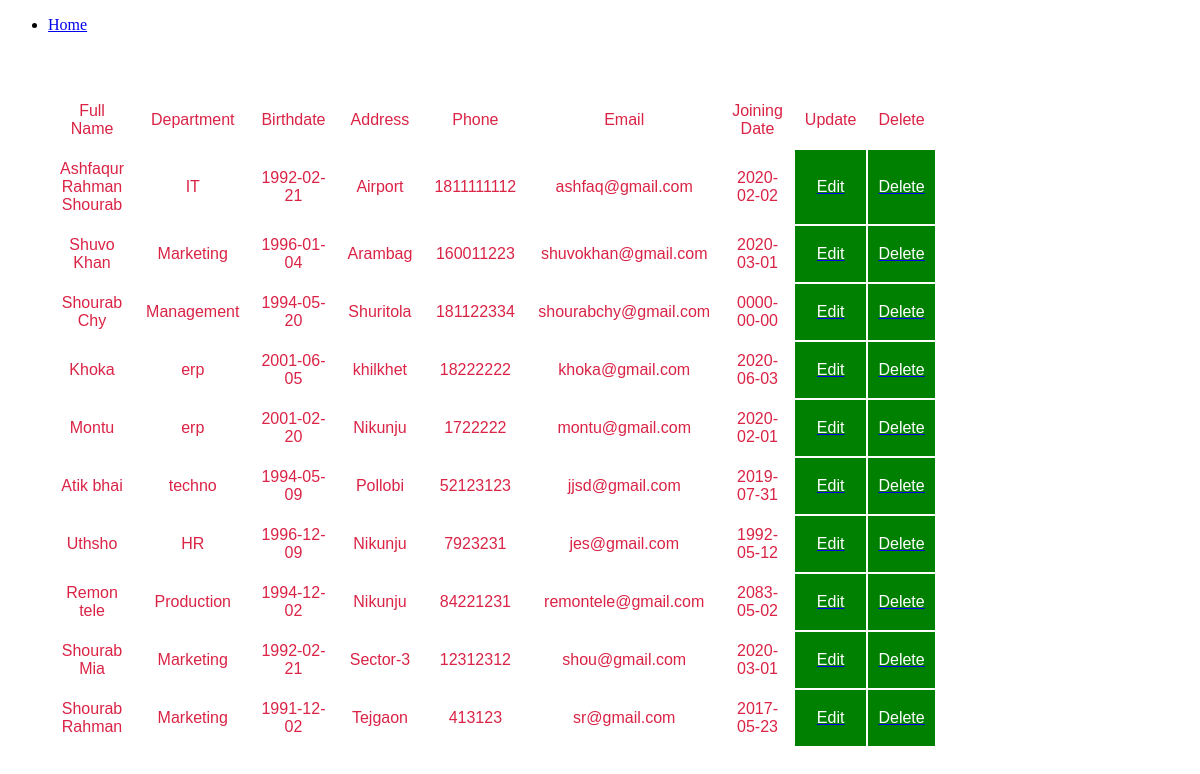
The page /employeemanagement.php on the database its author committed.
### tables this page shows
CREATE TABLE `employeeinfo` (
  `id` int(50) NOT NULL,
  `username` varchar(255) NOT NULL,
  `fullname` varchar(255) NOT NULL,
  `department` varchar(255) NOT NULL,
  `bday` date NOT NULL,
  `address` varchar(255) NOT NULL,
  `phone` int(11) NOT NULL,
  `email` varchar(255) NOT NULL,
  `joindate` date NOT NULL,
  `employeeid` int(11) NOT NULL,
  `roomno` varchar(255) NOT NULL,
  `designation` varchar(255) NOT NULL,
  `branch` varchar(255) NOT NULL,
  `officeemail` varchar(255) NOT NULL,
  `image` varchar(255) NOT NULL
);

### employeemanagement.php (the view, shortened to what this page needs)
<?php
include 'connection.php';
$result = mysqli_query($conn, "SELECT * FROM employeeinfo ORDER BY id DESC");
?>
<!DOCTYPE html>
<html lang="en">
<head>
</head>
<body>
    <ul>
        <li><a href="adminpanel.php">Home</a></li>
    </ul>
    <table width='50%' height='15%' border='0'>
        <tr>
            <td>Full Name</td>
            <td>Department</td>
            <td>Birthdate</td>
            <td>Address</td>
            <td>Phone</td>
            <td>Email</td>
            <td>Joining Date</td>
            <td>Update</td>
            <td>Delete</td>
        </tr>
        <?php
        while ($res = mysqli_fetch_array($result)) {
            echo "<tr>";
            echo "<td bgcolor=''>" . $res['fullname'] . "</td>";
            echo "<td>" . $res['department'] . "</td>";
            echo "<td>" . $res['bday'] . "</td>";
            echo "<td>" . $res['address'] . "</td>";
            echo "<td>" . $res['phone'] . "</td>";
            echo "<td>" . $res['email'] . "</td>";
            echo "<td>" . $res['joindate'] . "</td>";
            echo "<td bgcolor='green'><a href=\"edit.php?id=$res[id]\"><font color='white'>Edit</a>";
            echo "<td bgcolor='green'><a href=\"delete.php?id=$res[id]\"><font color='white'>Delete</a>";
        }
        ?>
    </table>
</body>
</html>

### employeemanagement.php (style rules this page uses)
table { padding: 40px; text-align: center; font-family: 'Gill Sans', 'Gill Sans MT', Calibri, 'Trebuchet MS', sans-serif; border-radius: 2px; border-style: solid; color: #da2345; }
td { padding: 10px; margin: 20px 30px; }

### rows shown on the page
employeeinfo: fullname "Ashfaqur Rahman Shourab", department "IT", bday "1992-02-21", address "Airport", phone "1811111112", email "ashfaq@gmail.com", joindate "2020-02-02"
employeeinfo: fullname "Shuvo Khan", department "Marketing", bday "1996-01-04", address "Arambag", phone "160011223", email "shuvokhan@gmail.com", joindate "2020-03-01"
employeeinfo: fullname "Shourab Chy", department "Management", bday "1994-05-20", address "Shuritola", phone "181122334", email "shourabchy@gmail.com", joindate "0000-00-00"
employeeinfo: fullname "Khoka", department "erp", bday "2001-06-05", address "khilkhet", phone "18222222", email "khoka@gmail.com", joindate "2020-06-03"
employeeinfo: fullname "Montu", department "erp", bday "2001-02-20", address "Nikunju", phone "1722222", email "montu@gmail.com", joindate "2020-02-01"
employeeinfo: fullname "Atik bhai", department "techno", bday "1994-05-09", address "Pollobi", phone "52123123", email "jjsd@gmail.com", joindate "2019-07-31"
employeeinfo: fullname "Uthsho", department "HR", bday "1996-12-09", address "Nikunju", phone "7923231", email "jes@gmail.com", joindate "1992-05-12"
employeeinfo: fullname "Remon tele", department "Production", bday "1994-12-02", address "Nikunju", phone "84221231", email "remontele@gmail.com", joindate "2083-05-02"
employeeinfo: fullname "Shourab Mia", department "Marketing", bday "1992-02-21", address "Sector-3", phone "12312312", email "shou@gmail.com", joindate "2020-03-01"
employeeinfo: fullname "Shourab Rahman", department "Marketing", bday "1991-12-02", address "Tejgaon", phone "413123", email "sr@gmail.com", joindate "2017-05-23"
